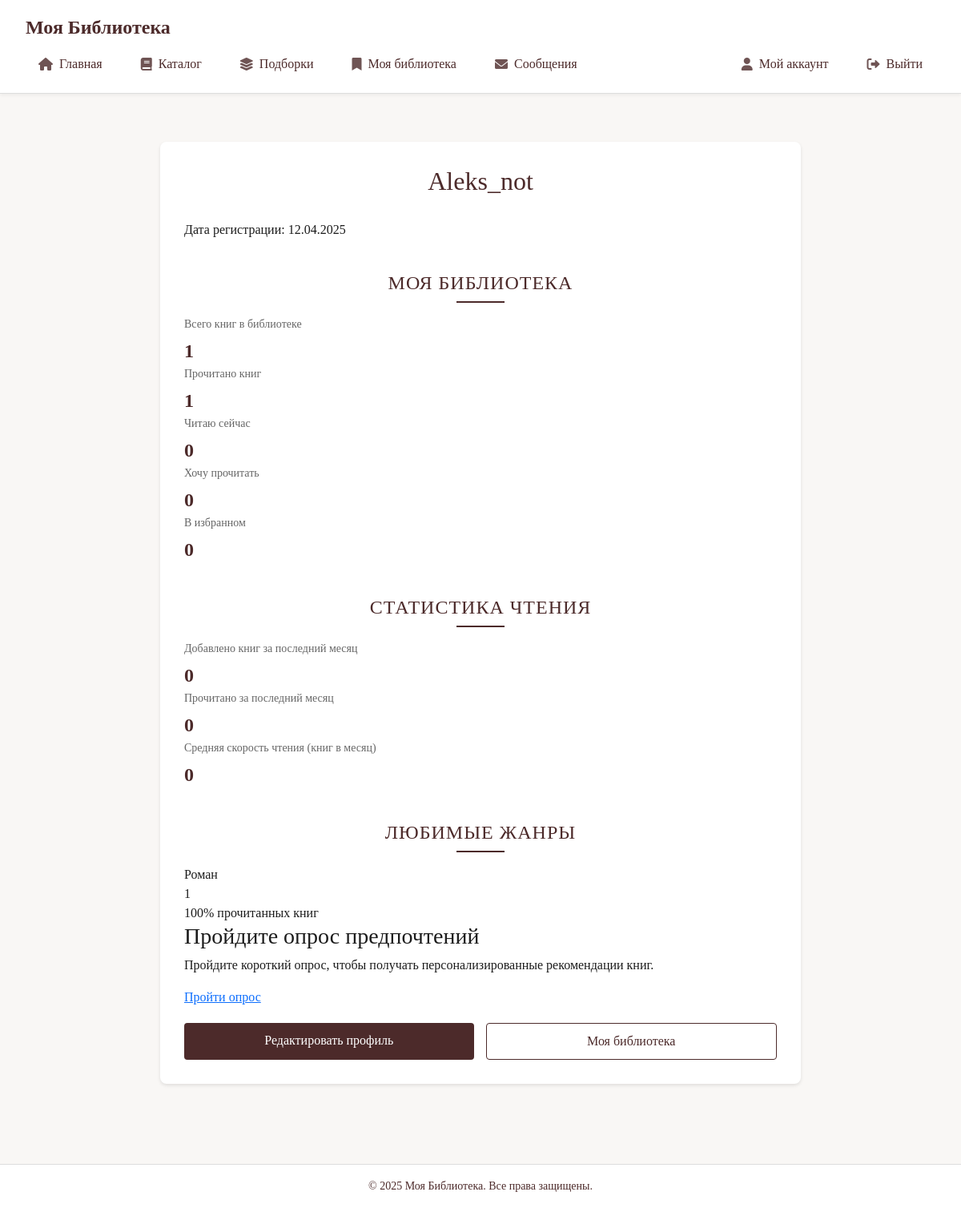
/users/profile/ (signed in), run on an earlier commit of the app's database.
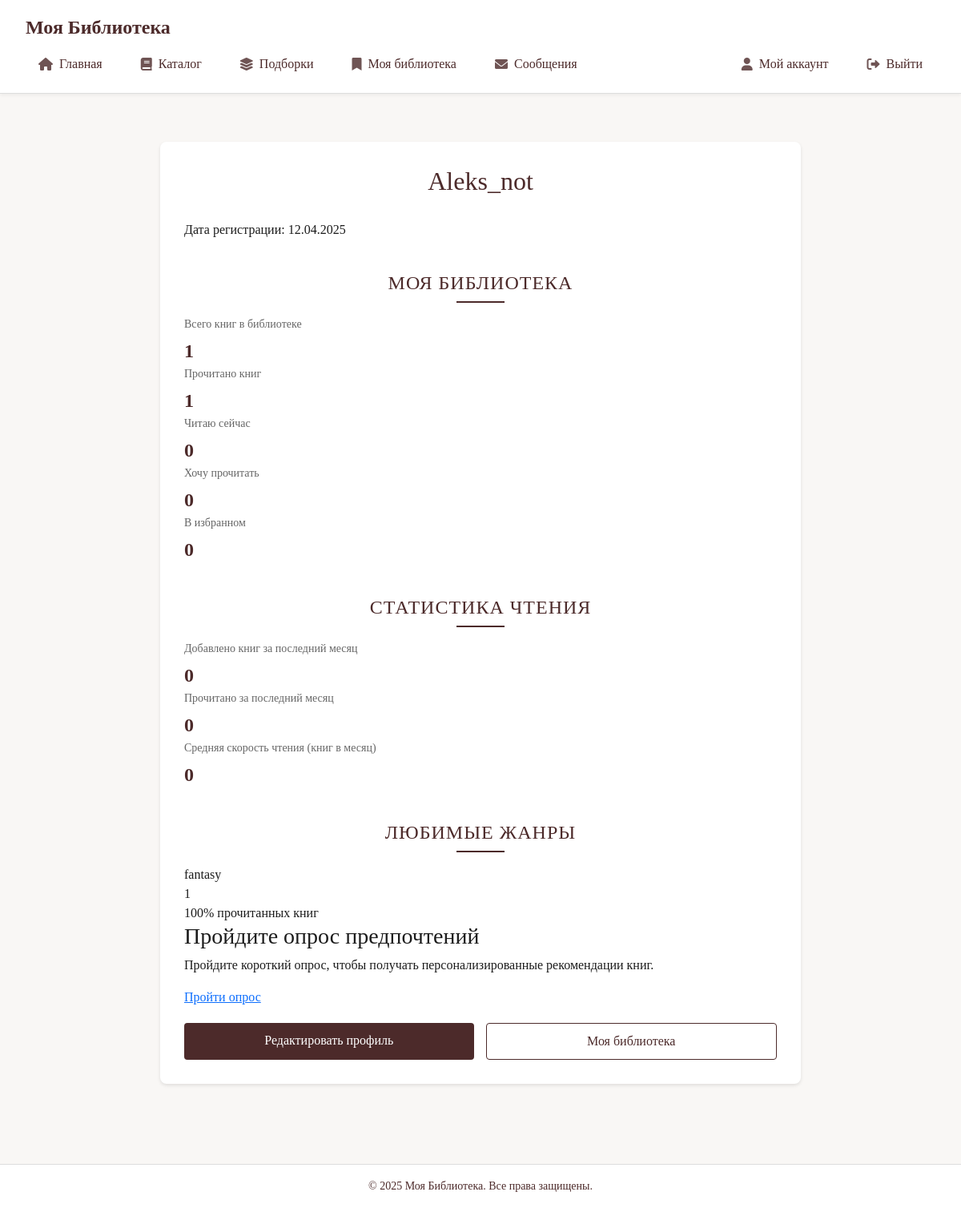
And on a later commit of the database.
### books/models.py (models this page shows, shortened)
class Book(models.Model):
    GENRE_CHOICES = [
        ("fantasy", "Фэнтези"),
        ("sci_fi", "Фантастика"),
        ("thriller_horror", "Триллеры и хорроры"),
        ("detective", "Детективы"),
        ("romance", "Романтика"),
        ("classic", "Классика"),
        ("prose", "Проза"),
        ("history", "История"),
        ("biography", "Биографии и мемуары"),
        ("psychology", "Психология"),
        ("self_help", "Саморазвитие"),
        ("business", "Бизнес"),
        ("health", "Здоровье"),
        ("young_adult", "Young Adult"),
        ("non_fiction", "Нон-фикшн"),
        ("comics", "Комиксы и графические романы"),
        ("children", "Детям"),
        ("audio", "Аудиокнига"),
        ("drama", "Драма"),
        ("other", "Другое")
    ]
    title = models.CharField(
        max_length=255,
        verbose_name='Название',
        help_text='Обязательное поле. Введите название книги.'
    )
    authors = models.ManyToManyField(
        Author,
        related_name='books',
        verbose_name='Авторы',
        help_text='Обязательное поле. Выберите одного или нескольких авторов.'
    )
    pages = models.PositiveIntegerField(
        verbose_name='Количество страниц',
        help_text='Обязательное поле. Укажите общее количество страниц в книге.',
        default=1  # Значение по умолчанию
    )
    description = models.TextField(
        verbose_name='Описание',
        blank=True,
        help_text='Добавьте описание книги.'
    )
    cover = models.ImageField(
        upload_to='book_covers/',
        null=True,
        blank=True,
        verbose_name='Обложка'
    )
    published_date = models.DateField(
        null=True,
        blank=True,
        verbose_name='Дата публикации'
    )
    genre = models.CharField(
        max_length=50,
        choices=GENRE_CHOICES,
        default='other',
        verbose_name='Жанр'
    )
    world_rating = models.FloatField(
        null=True,
        blank=True,
        verbose_name='Мировой рейтинг'
    )
    site_rating = models.FloatField(
        default=0,
        verbose_name='Рейтинг на сайте'
    )
    isbn = models.CharField(
        max_length=13,
        blank=True,
        null=True,
        verbose_name='ISBN',
        help_text='Международный стандартный книжный номер'
    )
    online_sources = models.JSONField(
        default=dict,
        blank=True,
        verbose_name='Ссылки для чтения',
        help_text='Укажите ссылки на сайты, где можно прочитать книгу онлайн'
    )
    book_id = models.CharField(
        max_length=100,
        unique=True,
        blank=True,
        null=True,
        verbose_name="Внешний ID книги"
    )
    openlibrary_id = models.CharField(
        max_length=100,
        blank=True,
        verbose_name="ID в OpenLibrary"
    )
    is_approved = models.BooleanField(
        default=False,
        verbose_name='Одобрено модератором'
    )
    created_at = models.DateTimeField(
        auto_now_add=True,
        verbose_name='Дата добавления'
    )
    updated_at = models.DateTimeField(
        auto_now=True,
        verbose_name='Дата обновления'
    )
    submitted_by = models.ForeignKey(
        User,
        on_delete=models.SET_NULL,
        null=True,
        related_name='submitted_books',
        verbose_name='Добавил'
    )
    moderation_comment = models.TextField(
        blank=True,
        null=True,
        verbose_name='Комментарий для модератора'
    )
    rejection_reason = models.TextField(
        blank=True,
        null=True,
        verbose_name='Причина отклонения'
    )
    class Meta:
        verbose_name = 'Книга'
        verbose_name_plural = 'Книги'
        ordering = ['-created_at']

### users/views.py (the view)
# urls.py: path('profile/', views.profile, name='profile'),
@login_required
def profile(request):
    user_books = UserBookRelation.objects.filter(user=request.user)
    total_books = user_books.count()
    books_read = user_books.filter(list_type='read').count()
    books_reading = user_books.filter(list_type='in_progress').count()
    books_want = user_books.filter(list_type='want').count()
    favorite_books = user_books.filter(list_type='favorite').count()
    last_month = timezone.now() - timedelta(days=30)
    books_added_last_month = user_books.filter(added_at__gte=last_month).count()
    books_read_last_month = user_books.filter(
        list_type='read',
        added_at__gte=last_month
    ).count()
    reading_speed = books_read_last_month if books_read_last_month > 0 else 0
    has_survey = UserSurveyProfile.objects.filter(user=request.user).exists()
    survey_date = None
    if has_survey:
        survey = UserSurveyProfile.objects.get(user=request.user)
        survey_date = survey.updated_at
    genre_stats = user_books.filter(
        list_type='read'
    ).values(
        'book__genre'
    ).annotate(
        count=Count('id')
    ).order_by('-count')[:5]
    context = {
        'total_books': total_books,
        'books_read': books_read,
        'books_reading': books_reading,
        'books_want': books_want,
        'favorite_books': favorite_books,
        'books_added_last_month': books_added_last_month,
        'books_read_last_month': books_read_last_month,
        'reading_speed': reading_speed,
        'has_survey': has_survey,
        'survey_date': survey_date,
        'genre_stats': genre_stats,
    }
    return render(request, 'users/profile.html', context)

### main_admin/context_processors.py (called while the page is built, shortened)
def site_settings(request):
    if not request.path.startswith('/admin/'):
        return {}

### users/models.py (called while the page is built)
    @property
    def has_unread_messages(self):
        return self.moderator_messages.filter(is_read=False).exists()

### users/templates/users/profile.html (shortened to what this page needs)
{% extends 'base.html' %}
{% block content %}
<div class="profile-container">
    <div class="profile-header">
        <h2>{{ user.username }}</h2>
        <p>Дата регистрации: {{ user.date_joined|date:"d.m.Y" }}</p>
    </div>
    <div class="stats-section">
        <h3 class="section-title">Моя библиотека</h3>
        <div class="stats-grid">
            <div class="stat-card">
                <div class="stat-label">Всего книг в библиотеке</div>
                <div class="stat-value">{{ total_books }}</div>
            </div>
            <div class="stat-card">
                <div class="stat-label">Прочитано книг</div>
                <div class="stat-value">{{ books_read }}</div>
            </div>
            <div class="stat-card">
                <div class="stat-label">Читаю сейчас</div>
                <div class="stat-value">{{ books_reading }}</div>
            </div>
            <div class="stat-card">
                <div class="stat-label">Хочу прочитать</div>
                <div class="stat-value">{{ books_want }}</div>
            </div>
            <div class="stat-card">
                <div class="stat-label">В избранном</div>
                <div class="stat-value">{{ favorite_books }}</div>
            </div>
        </div>
    </div>
    <div class="stats-section">
        <h3 class="section-title">Статистика чтения</h3>
        <div class="stats-grid">
            <div class="stat-card">
                <div class="stat-label">Добавлено книг за последний месяц</div>
                <div class="stat-value">{{ books_added_last_month }}</div>
            </div>
            <div class="stat-card">
                <div class="stat-label">Прочитано за последний месяц</div>
                <div class="stat-value">{{ books_read_last_month }}</div>
            </div>
            <div class="stat-card">
                <div class="stat-label">Средняя скорость чтения (книг в месяц)</div>
                <div class="stat-value">{{ reading_speed }}</div>
            </div>
        </div>
    </div>
    {% if genre_stats %}
    <div class="stats-section">
        <h3 class="section-title">Любимые жанры</h3>
        <div class="genre-grid">
            {% for stat in genre_stats %}
            <div class="genre-card">
                <div class="genre-name">{{ stat.book__genre }}</div>
                <div class="genre-count">{{ stat.count }}</div>
                <div class="genre-percentage">
                    {% widthratio stat.count books_read 100 %}% прочитанных книг
                </div>
            </div>
            {% endfor %}
        </div>
    </div>
    {% endif %}
    <div class="survey-info">
        {% if has_survey %}
            <h3>Опрос предпочтений</h3>
            <p>Последнее обновление: {{ survey_date|date:"d.m.Y" }}</p>
            <p>Рекомендуется обновлять предпочтения каждые 3 месяца для получения более точных рекомендаций.</p>
            <a href="{% url 'recommendations:survey' %}" class="btn-retake-survey">Пройти опрос заново</a>
        {% else %}
            <h3>Пройдите опрос предпочтений</h3>
            <p>Пройдите короткий опрос, чтобы получать персонализированные рекомендации книг.</p>
            <a href="{% url 'recommendations:survey' %}" class="btn-retake-survey">Пройти опрос</a>
        {% endif %}
    </div>
    <div class="profile-actions">
        <a href="{% url 'users:edit_profile' %}" class="edit-button">Редактировать профиль</a>
        <a href="{% url 'books:user_library' %}" class="library-button">Моя библиотека</a>
    </div>
</div>
{% endblock %}

What changed in the data, as far as the page shows it:
changed Book: book__genre "Роман" → "fantasy"
